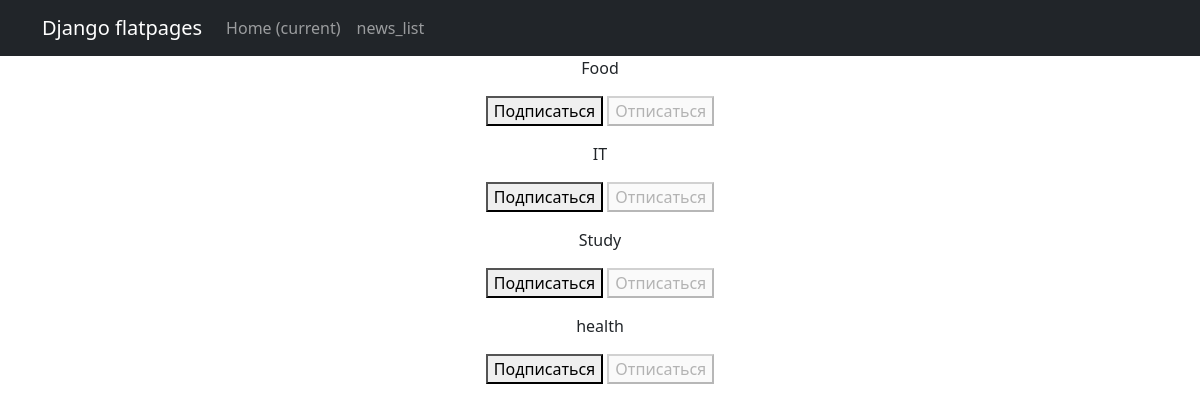
The app's page /news/subscribtions/ (signed in) with its own data.
### news/models.py (models this page shows, shortened)
class Category(models.Model):
    name=models.CharField(max_length=100,unique=True)
    sub=models.ManyToManyField(User,blank=True)

### news/views.py (the view, shortened to what this page needs)
# urls.py: path('subscribtions/', subscriptions, name='subscriptions'),
@login_required
@csrf_protect
def subscriptions(request):
    categories_with_subscriptions = Category.objects.annotate(
        user_subscribed=Exists(
            Subscription.objects.filter(
                user=request.user,
                category=OuterRef('pk'),
            )
        )
    ).order_by('name')
    return render(
        request,
        'subscriptions.html',
        {'categories': categories_with_subscriptions},
    )

### templates/subscriptions.html (shortened to what this page needs)
{% extends 'flatpages/default.html' %}
{% block content %}
    {% for category in categories  %}
        <p>
            {{ category.name }}
            <form method="post">
                {% if category.user_subscribed %}
                    <button disabled>Подписаться</button>
                    <button name="action" value="unsubscribe">Отписаться</button>
                {% else %}
                    <button name="action" value="subscribe">Подписаться</button>
                    <button disabled>Отписаться</button>
                {% endif %}
            </form>
        </p>
    {% endfor %}
{% endblock content %}

### records on screen
Category: name "Food", shows "Подписаться"
Category: name "IT", shows "Подписаться"
Category: name "Study", shows "Подписаться"
Category: name "health", shows "Подписаться"
